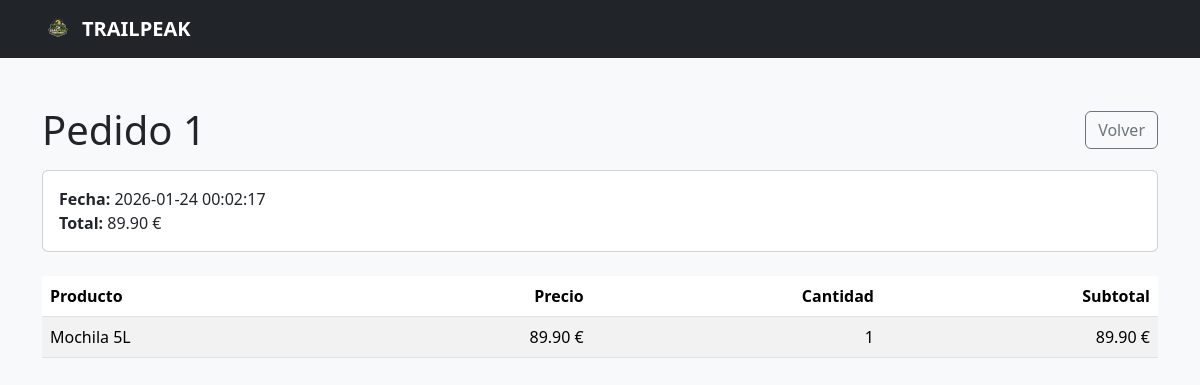
The app's page /pedido.php?id=1 (signed in) with its own data.
### tables this page shows
CREATE TABLE `pedido` (
  `id_pedido` int(11) NOT NULL,
  `fecha` datetime NOT NULL,
  `total` decimal(10,2) NOT NULL,
  `id_usuario` int(11) NOT NULL,
  `activo` tinyint(1) DEFAULT 1,
  `stripe_session_id` varchar(255) DEFAULT NULL,
  `estado` varchar(20) NOT NULL DEFAULT 'pendiente'
);

CREATE TABLE `detalle_pedido` (
  `id_detalle` int(11) NOT NULL,
  `id_pedido` int(11) NOT NULL,
  `id_producto` int(11) NOT NULL,
  `cantidad` int(11) NOT NULL,
  `precio_unitario` decimal(8,2) NOT NULL,
  `activo` tinyint(1) NOT NULL DEFAULT 1
);

CREATE TABLE `producto` (
  `id_producto` int(11) NOT NULL,
  `sku` varchar(50) DEFAULT NULL,
  `nombre` varchar(100) NOT NULL,
  `descripcion` text DEFAULT NULL,
  `precio` decimal(8,2) NOT NULL,
  `stock` int(11) NOT NULL,
  `id_categoria` int(11) NOT NULL,
  `imagen_path` varchar(255) DEFAULT NULL,
  `activo` tinyint(1) DEFAULT 1
);

### pedido.php (the view, shortened to what this page needs)
<?php
require_once __DIR__ . '/config/db.php';
$idPedido  = (int)($_GET['id'] ?? 0);
$rol = $_SESSION['user']['rol'] ?? 'cliente';
$esStaff = in_array($rol, ['admin', 'empleado'], true);
$sql = "SELECT id_pedido, total, fecha";
$sql .= " FROM pedido WHERE id_pedido = ?";
$params = [$idPedido];
$sql .= " LIMIT 1";
$stmt = $pdo->prepare($sql);
$stmt->execute($params);
$pedido = $stmt->fetch(PDO::FETCH_ASSOC);
$stmt = $pdo->prepare("
  SELECT dp.id_producto, dp.cantidad, dp.precio_unitario, p.nombre
  FROM detalle_pedido dp
  INNER JOIN producto p ON p.id_producto = dp.id_producto
  WHERE dp.id_pedido = ?
  ORDER BY p.nombre ASC
");
$stmt->execute([$idPedido]);
$lineas = $stmt->fetchAll(PDO::FETCH_ASSOC);
?>
<!doctype html>
<html lang="es">
<head>
  <link href="https://cdn.jsdelivr.net/npm/bootstrap@5.3.3/dist/css/bootstrap.min.css" rel="stylesheet">
</head>
<body class="bg-light">
<nav class="navbar navbar-dark bg-dark py-2">
  <div class="container">
    <a class="navbar-brand d-flex align-items-center gap-2" href="<?= BASE_URL ?>index.php">
      <img src="<?= BASE_URL ?>img/ui/logo_trailpeak.png" alt="TrailPeak logo" height="32" />
      <span class="fw-bold">TRAILPEAK</span>
    </a>
  </div>
</nav>
<div class="container py-5">
  <div class="d-flex justify-content-between align-items-center mb-3">
    <h1 class="mb-0">Pedido <?= (int)$pedido['id_pedido'] ?></h1>
    <?php if ($esStaff): ?>
      <a class="btn btn-outline-secondary" href="admin/pedidos.php">Volver</a>
    <?php else: ?>
      <a class="btn btn-outline-secondary" href="mis_pedidos.php">Volver</a>
    <?php endif; ?>
  </div>
  <div class="card card-body mb-4">
    <div><strong>Fecha:</strong> <?= htmlspecialchars($pedido['fecha']) ?></div>
    <div><strong>Total:</strong> <?= number_format((float)$pedido['total'], 2) ?> €</div>
  </div>
  <?php if (!$lineas): ?>
    <div class="alert alert-warning">Este pedido no tiene líneas asociadas.</div>
  <?php else: ?>
    <table class="table table-striped">
      <thead>
        <tr>
          <th>Producto</th>
          <th class="text-end">Precio</th>
          <th class="text-end">Cantidad</th>
          <th class="text-end">Subtotal</th>
        </tr>
      </thead>
      <tbody>
        <?php foreach ($lineas as $l):
          $precio = (float)$l['precio_unitario'];
          $cant   = (int)$l['cantidad'];
          $sub    = $precio * $cant;
        ?>
          <tr>
            <td><?= htmlspecialchars($l['nombre']) ?></td>
            <td class="text-end"><?= number_format($precio, 2) ?> €</td>
            <td class="text-end"><?= $cant ?></td>
            <td class="text-end"><?= number_format($sub, 2) ?> €</td>
          </tr>
        <?php endforeach; ?>
      </tbody>
    </table>
  <?php endif; ?>
</div>
</body>
</html>

### records on screen
pedido: id_pedido "1", fecha "2026-01-24 00:02:17", total "89.90"
detalle_pedido: id_producto.nombre "Mochila 5L", precio_unitario "89.90", cantidad "1"
